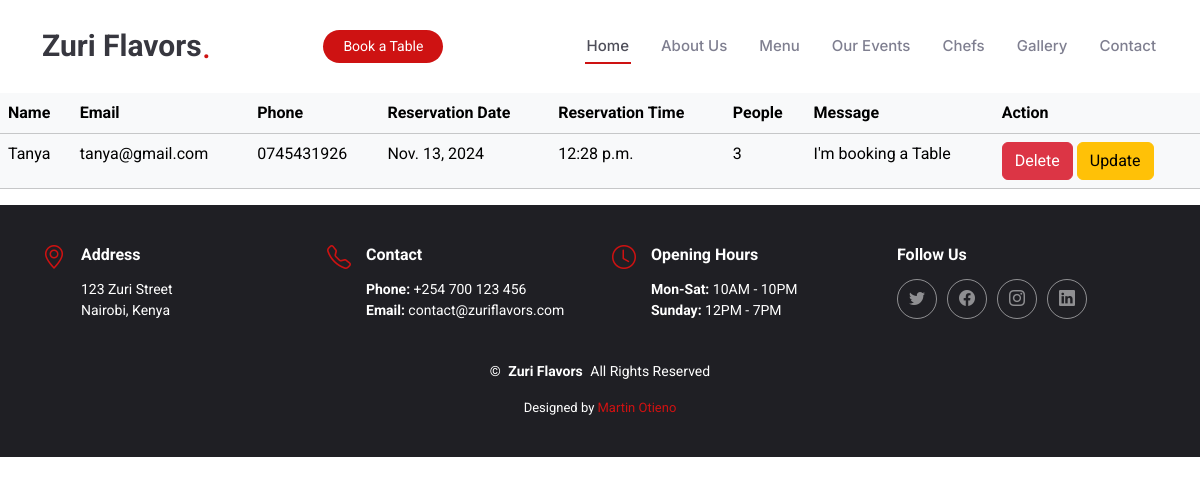
The page /show_bookings/ on the database as committed earlier.
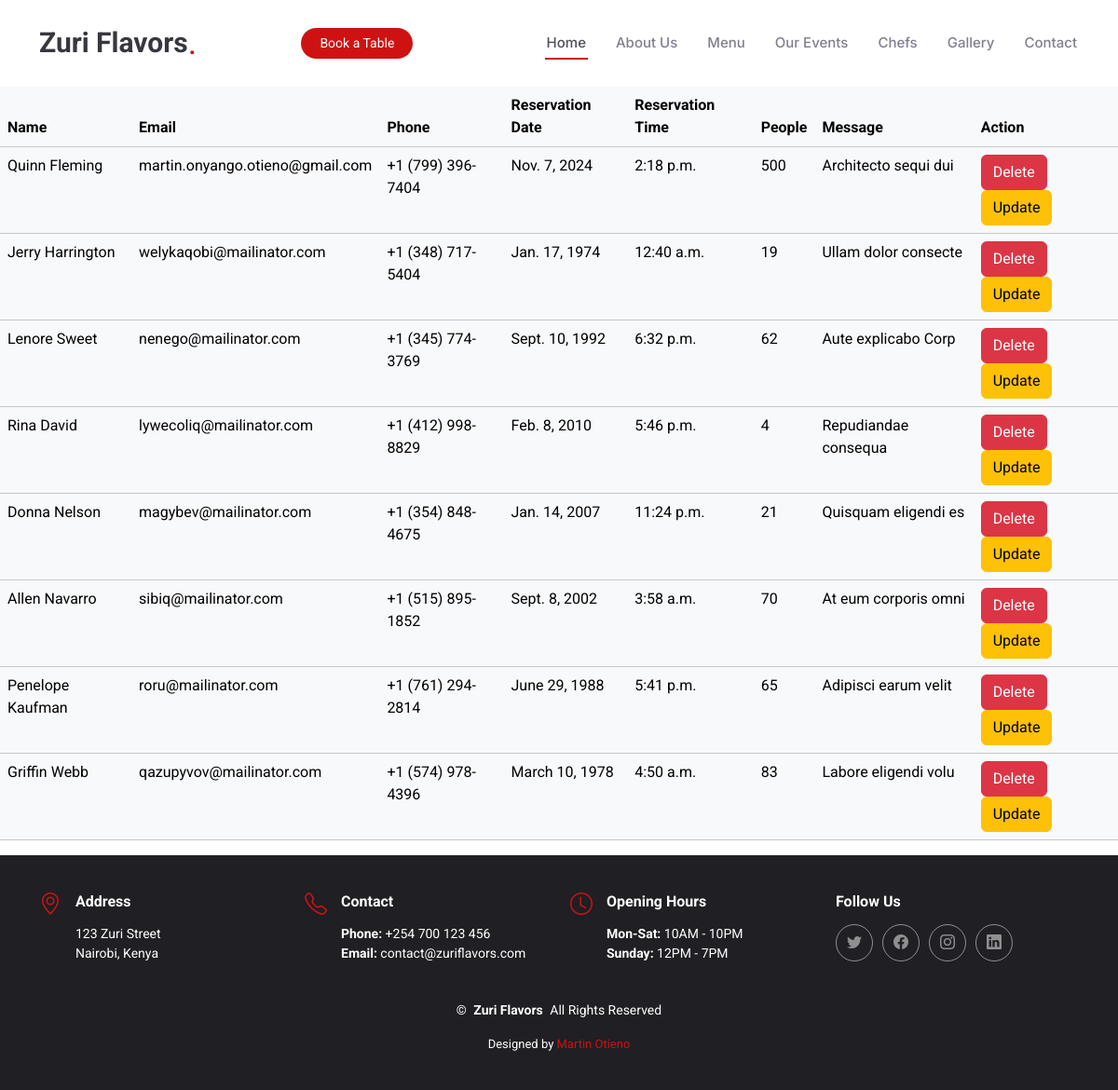
The same page on the database as committed later.
### myapp/models.py (models this page shows, shortened)
class Booking(models.Model):
    name = models.CharField(max_length=255)
    email = models.EmailField(max_length=254)
    phone = models.CharField(max_length=20)
    date = models.DateField()
    time = models.TimeField()
    people = models.PositiveIntegerField()
    message = models.TextField()

### myapp/views.py (the view)
# urls.py: path('show_bookings/', views.retrieve_bookings, name='show_bookings'),
def retrieve_bookings(request):
    bookings = Booking.objects.all()
    context = {'bookings':bookings}
    return render(request, 'show_booking.html', context)

### templates/show_booking.html (shortened to what this page needs)
{% extends 'base.html' %}
{% load static %}
{% block content %}
<table class="table table-light">
    <thead>
        <tr>
            <th>Name</th>
            <th>Email</th>
            <th>Phone</th>
            <th>Reservation Date</th>
            <th>Reservation Time</th>
            <th>People</th>
            <th>Message</th>
            <th>Action</th>
        </tr>
    </thead>
    <tbody>
        {% for booking in bookings %}
        <tr>
            <td>{{ booking.name }}</td>
            <td>{{ booking.email }}</td>
            <td>{{ booking.phone }}</td>
            <td>{{ booking.date }}</td>
            <td>{{ booking.time }}</td>
            <td>{{ booking.people }}</td>
            <td>{{ booking.message }}</td>
            <td>
                <a href="{% url 'delete_booking' booking.id %}" class="btn btn-danger">Delete</a>
                <a href="{% url 'update_booking' booking.id %}" class="btn btn-warning">Update</a>
            </td>
        </tr>
        {% endfor %}
    </tbody>
</table>
{% endblock %}

### templates/base.html (shortened to what this page needs)
{% load static %}
<!DOCTYPE html>
<html lang="en">
<head>
    <link href="{% static 'assets/vendor/bootstrap/css/bootstrap.min.css' %}" rel="stylesheet">
    <link href="{% static 'assets/vendor/bootstrap-icons/bootstrap-icons.css' %}" rel="stylesheet">
    <link href="{% static 'assets/vendor/aos/aos.css' %}" rel="stylesheet">
    <link href="{% static 'assets/vendor/glightbox/css/glightbox.min.css' %}" rel="stylesheet">
    <link href="{% static 'assets/vendor/swiper/swiper-bundle.min.css' %}" rel="stylesheet">
    <link href="{% static 'assets/css/main.css' %}" rel="stylesheet">
</head>
<body class="index-page">
    {% include 'header.html' %}
    {% block content %}
    {% endblock %}
    <footer id="footer" class="footer dark-background">
        <div class="container">
          <div class="row gy-3">
            <div class="col-lg-3 col-md-6 d-flex">
              <i class="bi bi-geo-alt icon"></i>
              <div class="address">
                <h4>Address</h4>
                <p>123 Zuri Street<br>Nairobi, Kenya</p>
              </div>
            </div>
            <div class="col-lg-3 col-md-6 d-flex">
              <i class="bi bi-telephone icon"></i>
              <div>
                <h4>Contact</h4>
                <p>
                  <strong>Phone:</strong> +254 700 123 456<br>
                  <strong>Email:</strong> contact@zuriflavors.com
                </p>
              </div>
            </div>
            <div class="col-lg-3 col-md-6 d-flex">
              <i class="bi bi-clock icon"></i>
              <div>
                <h4>Opening Hours</h4>
                <p>
                  <strong>Mon-Sat:</strong> 10AM - 10PM<br>
                  <strong>Sunday:</strong> 12PM - 7PM
                </p>
              </div>
            </div>
            <div class="col-lg-3 col-md-6">
              <h4>Follow Us</h4>
              <div class="social-links d-flex">
                <a href="https://twitter.com/ZuriFlavors" class="twitter" target="_blank"><i class="bi bi-twitter"></i></a>
                <a href="https://facebook.com/ZuriFlavors" class="facebook" target="_blank"><i class="bi bi-facebook"></i></a>
                <a href="https://instagram.com/ZuriFlavors" class="instagram" target="_blank"><i class="bi bi-instagram"></i></a>
                <a href="https://linkedin.com/company/ZuriFlavors" class="linkedin" target="_blank"><i class="bi bi-linkedin"></i></a>
              </div>
            </div>
          </div>
        </div>
        <div class="container text-center mt-4">
          <p>&copy;  <strong class="px-1 sitename">Zuri Flavors</strong> All Rights Reserved</p>
          <div class="credits">
            Designed by <a href="https://bootstrapmade.com/">Martin Otieno</a>
          </div>
        </div>
      </footer>
</body>
</html>

### templates/header.html (shortened to what this page needs)
<header id="header" class="header d-flex align-items-center sticky-top">
          <div class="container position-relative d-flex align-items-center justify-content-between">
            <a href="index.html" class="logo d-flex align-items-center me-auto me-xl-0">
              <h1 class="sitename">Zuri Flavors</h1>
              <span>.</span>
            </a>
            <nav id="navmenu" class="navmenu">
                    <ul>
                        <li><a href="{% url 'index_page' %}" class="active">Home</a></li>
                        <li><a href="{% url 'about_page' %}">About Us</a></li>
                        <li><a href="{% url 'menu_page' %}">Menu</a></li>
                        <li><a href="{% url 'event_page' %}">Our Events</a></li>
                        <li><a href="{% url 'chefs_page' %}">Chefs</a></li>
                        <li><a href="{% url 'gallery_page' %}">Gallery</a></li>
                        <li><a href="{% url 'contact_page' %}">Contact</a></li>
                    </ul>
                </nav>
                <a class="btn-getstarted" href="{% url 'booking_page' %}">Book a Table</a>
          </div>
        </header>

### static/assets/css/main.css (style rules this page uses)
:root { --default-font: "Roboto", system-ui, -apple-system, "Segoe UI", Roboto, "Helvetica Neue", Arial, "Noto Sans", "Liberation Sans", sans-serif, "Apple Color Emoji", "Segoe UI Emoji", "Segoe UI Symbol", "Noto Color Emoji"; --heading-font: "Amatic SC", sans-serif; --nav-font: "Inter", sans-serif; }
:root { --background-color: #ffffff; --default-color: #212529; --heading-color: #37373f; --accent-color: #ce1212; --surface-color: #ffffff; --contrast-color: #ffffff; }
:root { --nav-color: #7f7f90; --nav-hover-color: #ce1212; --nav-mobile-background-color: #ffffff; --nav-dropdown-background-color: #ffffff; --nav-dropdown-color: #7f7f90; --nav-dropdown-hover-color: #ce1212; }
.dark-background { --background-color: #1f1f24; --default-color: #ffffff; --heading-color: #ffffff; --surface-color: #37373f; --contrast-color: #ffffff; }
:root { scroll-behavior: smooth; }
body { color: var(--default-color); background-color: var(--background-color); font-family: var(--default-font); }
a { color: var(--accent-color); text-decoration: none; transition: 0.3s; }
h1, h2, h3, h4, h5, h6 { color: var(--heading-color); font-family: var(--heading-font); }
.header { color: var(--default-color); background-color: var(--background-color); padding: 20px 0; transition: all 0.5s; z-index: 997; }
.header .logo { line-height: 1; }
.header .logo h1 { font-size: 30px; margin: 0; font-weight: 700; color: var(--heading-color); font-family: var(--default-font); }
.header .logo span { color: var(--accent-color); font-size: 36px; }
.header .btn-getstarted, .header .btn-getstarted:focus { color: var(--contrast-color); background: var(--accent-color); font-size: 14px; padding: 8px 26px; margin: 0; border-radius: 50px; transition: 0.3s; }
@media (max-width: 1200px) { .header .logo { order: 1; } }
@media (max-width: 1200px) { .header .btn-getstarted { order: 2; margin: 0 15px 0 0; padding: 6px 20px; } }
@media (max-width: 1200px) { .header .navmenu { order: 3; } }
@media (min-width: 1200px) { .navmenu { padding: 0; } }
@media (min-width: 1200px) { .navmenu ul { margin: 0; padding: 0; display: flex; list-style: none; align-items: center; } }
@media (min-width: 1200px) { .navmenu li { position: relative; } }
@media (min-width: 1200px) { .navmenu>ul>li { white-space: nowrap; padding: 15px 14px; } }
@media (min-width: 1200px) { .navmenu>ul>li:last-child { padding-right: 0; } }
@media (min-width: 1200px) { .navmenu a, .navmenu a:focus { color: var(--nav-color); font-size: 15px; padding: 0 2px; font-family: var(--nav-font); font-weight: 500; display: flex; align-items: center; justify-content: space-between; white-space: nowrap; transition: 0.3s; position: relative; } }
@media (min-width: 1200px) { .navmenu>ul>li>a:before { content: ""; position: absolute; height: 2px; bottom: -6px; left: 0; background-color: var(--nav-hover-color); visibility: hidden; width: 0px; transition: all 0.3s ease-in-out 0s; } }
@media (min-width: 1200px) { .navmenu a:hover:before, .navmenu li:hover>a:before, .navmenu .active:before { visibility: visible; width: 100%; } }
@media (min-width: 1200px) { .navmenu li:hover>a, .navmenu .active, .navmenu .active:focus { color: color-mix(in srgb, var(--nav-color) 80%, black 50%); } }
.footer { --heading-font: var(--default-font); color: var(--default-color); background-color: var(--background-color); font-size: 14px; padding: 40px 0; position: relative; }
.footer .icon { color: var(--accent-color); margin-right: 15px; font-size: 24px; line-height: 0; }
.footer h4 { font-size: 16px; font-weight: 700; margin-bottom: 15px; }
.footer .address p { margin-bottom: 0px; }
.footer .social-links a { display: flex; align-items: center; justify-content: center; width: 40px; height: 40px; border-radius: 50%; border: 1px solid color-mix(in srgb, var(--default-color), transparent 50%); font-size: 16px; color: color-mix(in srgb, var(--default-color), transparent 50%); margin-right: 10px; transition: 0.3s; }
.footer .credits { margin-top: 5px; font-size: 13px; }

Rows that differ between the two databases and show on the page:
removed Booking: name "Tanya", email "tanya@gmail.com", phone "0745431926", date "Nov. 13, 2024", time "12:28 p.m.", people "3", message "I'm booking a Table"
added Booking: name "Quinn Fleming", email "martin.onyango.otieno@gmail.com", phone "+1 (799) 396-7404", date "Nov. 7, 2024", time "2:18 p.m.", people "500", message "Architecto sequi dui"
added Booking: name "Jerry Harrington", email "welykaqobi@mailinator.com", phone "+1 (348) 717-5404", date "Jan. 17, 1974", time "12:40 a.m.", people "19", message "Ullam dolor consecte"
added Booking: name "Lenore Sweet", email "nenego@mailinator.com", phone "+1 (345) 774-3769", date "Sept. 10, 1992", time "6:32 p.m.", people "62", message "Aute explicabo Corp"
added Booking: name "Rina David", email "lywecoliq@mailinator.com", phone "+1 (412) 998-8829", date "Feb. 8, 2010", time "5:46 p.m.", people "4", message "Repudiandae consequa"
added Booking: name "Donna Nelson", email "magybev@mailinator.com", phone "+1 (354) 848-4675", date "Jan. 14, 2007", time "11:24 p.m.", people "21", message "Quisquam eligendi es"
added Booking: name "Allen Navarro", email "sibiq@mailinator.com", phone "+1 (515) 895-1852", date "Sept. 8, 2002", time "3:58 a.m.", people "70", message "At eum corporis omni"
added Booking: name "Penelope Kaufman", email "roru@mailinator.com", phone "+1 (761) 294-2814", date "June 29, 1988", time "5:41 p.m.", people "65", message "Adipisci earum velit"
added Booking: name "Griffin Webb", email "qazupyvov@mailinator.com", phone "+1 (574) 978-4396", date "March 10, 1978", time "4:50 a.m.", people "83", message "Labore eligendi volu"
